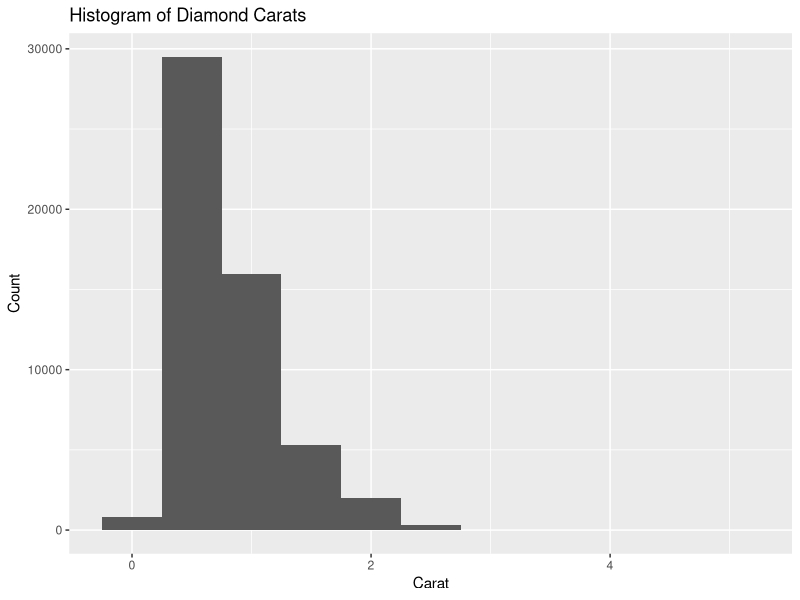
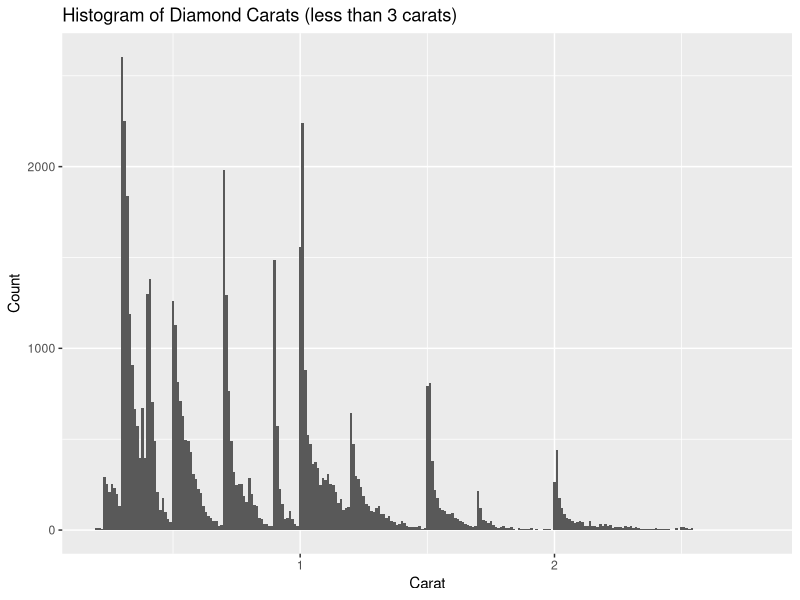
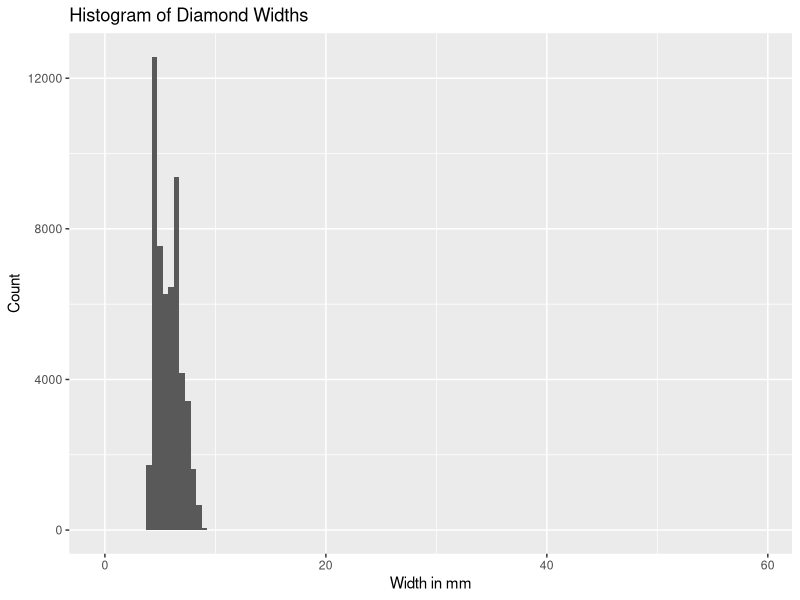
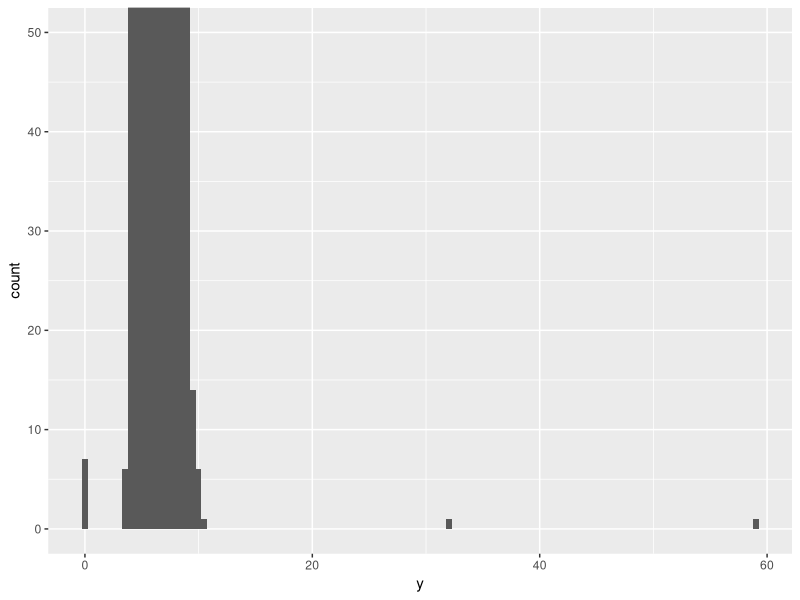
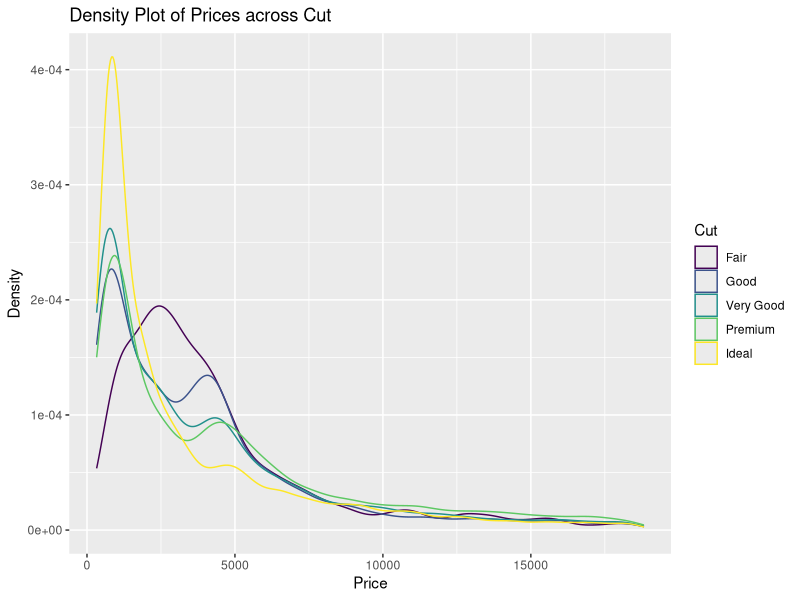
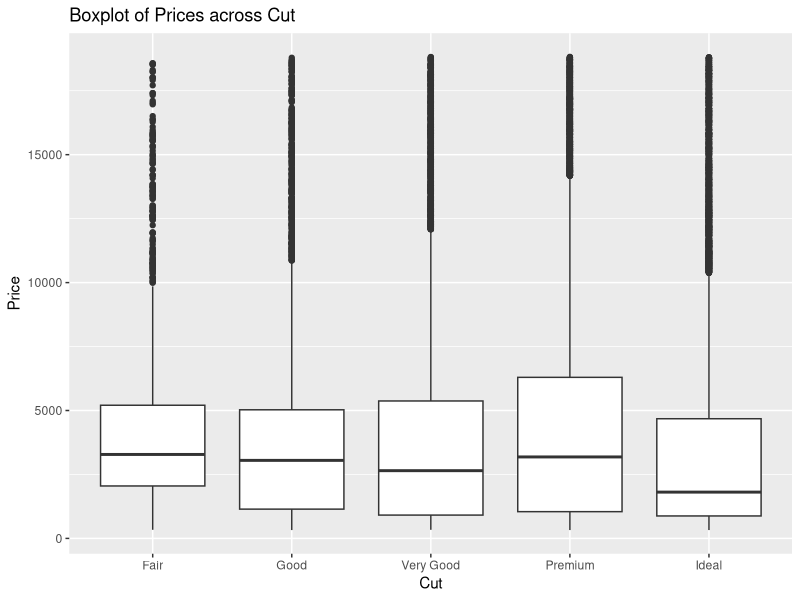
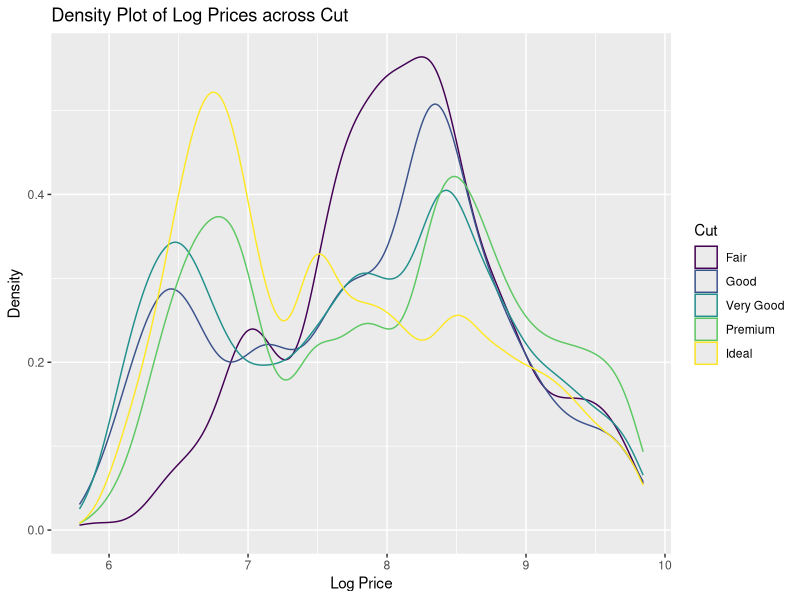
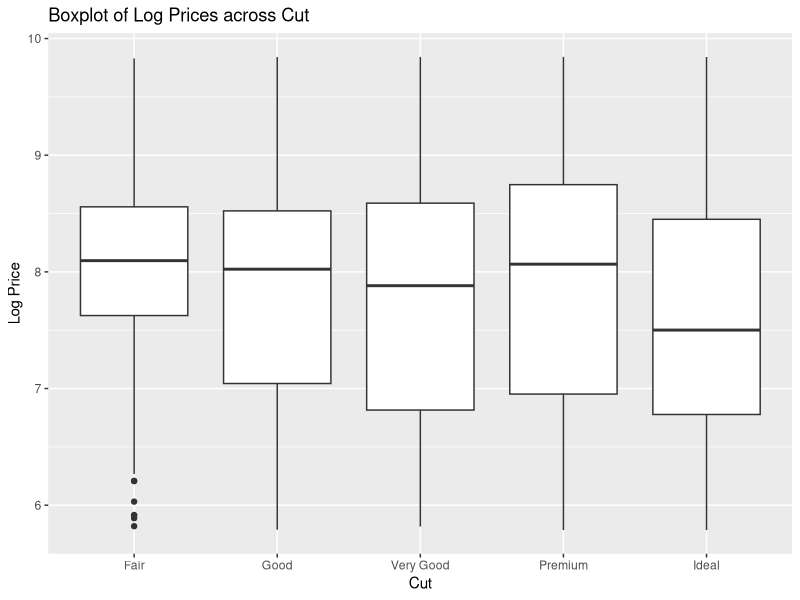

Write R code to recreate these figures, in order.
## ---- chunk 1
library(tidyverse)
Data <- ggplot2::diamonds
## ---- chunk 2
ggplot(Data, aes(x = carat)) +
  geom_histogram(binwidth = 0.5) +
  labs(
    x = "Carat",
    y = "Count",
    title = "Histogram of Diamond Carats"
  )
## ---- chunk 3
smaller <- Data |> 
  filter(carat < 3)

ggplot(smaller, aes(x = carat)) +
  geom_histogram(binwidth = 0.01) +
  labs(
    x = "Carat",
    y = "Count",
    title = "Histogram of Diamond Carats (less than 3 carats)"
  )
## ---- chunk 4
ggplot(Data, aes(x = y)) + 
  geom_histogram(binwidth = 0.5) +
  labs(
    x = "Width in mm",
    y = "Count",
    title = "Histogram of Diamond Widths"
  )
## ---- chunk 5
ggplot(diamonds, aes(x = y)) + 
  geom_histogram(binwidth = 0.5) +
  coord_cartesian(ylim = c(0, 50))
## ---- chunk 6
Data |> 
  arrange(y) |> 
  relocate(y)
## ---- chunk 7
summary(Data$y)
## ---- chunk 8
Data |> 
  arrange(desc(y)) |> 
  relocate(x, y, z, price)
## ---- chunk 9
summary(Data$price)
## ---- chunk 10
ggplot(Data, aes(x = price, color = cut)) +
  geom_density() +
  labs(
    x = "Price",
    y = "Density",
    color = "Cut",
    title = "Density Plot of Prices across Cut"
  )
## ---- chunk 11
ggplot(Data, aes(x = cut, y = price)) +
  geom_boxplot() +
  labs(
    x = "Cut",
    y = "Price",
    title = "Boxplot of Prices across Cut"
  )
## ---- chunk 12
Data <- Data |> 
  mutate(
    logPrice = log(price)
  )
## ---- chunk 13
ggplot(Data, aes(x = logPrice, color = cut)) +
  geom_density() +
  labs(
    x = "Log Price",
    y = "Density",
    color = "Cut",
    title = "Density Plot of Log Prices across Cut"
  )
## ---- chunk 14
ggplot(Data, aes(x = cut, y = logPrice)) +
  geom_boxplot() +
  labs(
    x = "Cut",
    y = "Log Price",
    title = "Boxplot of Log Prices across Cut"
  )
## ---- chunk 15
ggplot(Data, aes(x = cut, y = color)) +
  geom_count()
## ---- chunk 16
ggplot(Data, aes(x = cut, fill = color)) +
  geom_bar(position = "fill") + 
  labs(title = "Proportion of Colors in Each Cut", y = "Proportion")
## ---- chunk 17
table(Data$cut, Data$color)
## ---- chunk 18
round(prop.table(table(Data$cut, Data$color), margin = 1), 2)
## ---- chunk 19
ggplot(Data, aes(x = carat, y = price)) +
  geom_point() + 
  labs(title = "Price Vs Carat of Diamonds",
    x = "Carat", y = "Price")
## ---- chunk 20
ggplot(Data, aes(x = carat, y = price)) + 
  geom_boxplot(aes(group = cut_width(carat, 0.1)))
